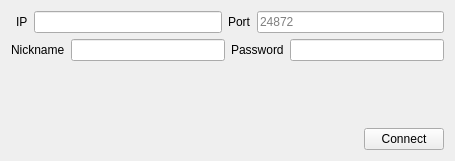
<?xml version="1.0" encoding="UTF-8"?>
<ui version="4.0">
 <class>IpConnect</class>
 <widget class="QWidget" name="IpConnect">
  <property name="geometry">
   <rect>
    <x>0</x>
    <y>0</y>
    <width>455</width>
    <height>161</height>
   </rect>
  </property>
  <property name="windowTitle">
   <string>IP Connect</string>
  </property>
  <layout class="QVBoxLayout" name="verticalLayout">
   <item>
    <layout class="QVBoxLayout" name="verticalLayout_3">
     <item>
      <layout class="QVBoxLayout" name="verticalLayout_2">
       <item>
        <layout class="QHBoxLayout" name="horizontalLayout">
         <property name="spacing">
          <number>0</number>
         </property>
         <property name="leftMargin">
          <number>0</number>
         </property>
         <item>
          <widget class="QWidget" name="ip_container" native="true">
           <layout class="QHBoxLayout" name="ip_layout">
            <property name="leftMargin">
             <number>5</number>
            </property>
            <property name="topMargin">
             <number>0</number>
            </property>
            <property name="rightMargin">
             <number>0</number>
            </property>
            <property name="bottomMargin">
             <number>0</number>
            </property>
            <item>
             <widget class="QLabel" name="label_2">
              <property name="text">
               <string>IP</string>
              </property>
             </widget>
            </item>
            <item>
             <widget class="QLineEdit" name="ip">
              <property name="toolTip">
               <string>&lt;html&gt;&lt;head/&gt;&lt;body&gt;&lt;p&gt;IPv4 address of the host&lt;/p&gt;&lt;/body&gt;&lt;/html&gt;</string>
              </property>
              <property name="maxLength">
               <number>16</number>
              </property>
             </widget>
            </item>
            <item>
             <widget class="QLabel" name="label_3">
              <property name="text">
               <string>Port</string>
              </property>
             </widget>
            </item>
            <item>
             <widget class="QLineEdit" name="port">
              <property name="toolTip">
               <string>&lt;html&gt;&lt;head/&gt;&lt;body&gt;&lt;p&gt;Port number the host is listening on&lt;/p&gt;&lt;/body&gt;&lt;/html&gt;</string>
              </property>
              <property name="maxLength">
               <number>5</number>
              </property>
              <property name="placeholderText">
               <string>24872</string>
              </property>
             </widget>
            </item>
           </layout>
          </widget>
         </item>
        </layout>
       </item>
       <item>
        <layout class="QHBoxLayout" name="horizontalLayout_2">
         <item>
          <widget class="QLabel" name="label_5">
           <property name="text">
            <string>Nickname</string>
           </property>
          </widget>
         </item>
         <item>
          <widget class="QLineEdit" name="nickname">
           <property name="maxLength">
            <number>20</number>
           </property>
          </widget>
         </item>
         <item>
          <widget class="QLabel" name="label">
           <property name="text">
            <string>Password</string>
           </property>
          </widget>
         </item>
         <item>
          <widget class="QLineEdit" name="password"/>
         </item>
        </layout>
       </item>
      </layout>
     </item>
     <item>
      <spacer name="verticalSpacer">
       <property name="orientation">
        <enum>Qt::Vertical</enum>
       </property>
       <property name="sizeHint" stdset="0">
        <size>
         <width>20</width>
         <height>20</height>
        </size>
       </property>
      </spacer>
     </item>
     <item>
      <layout class="QHBoxLayout" name="horizontalLayout_3">
       <item>
        <spacer name="horizontalSpacer">
         <property name="orientation">
          <enum>Qt::Horizontal</enum>
         </property>
         <property name="sizeHint" stdset="0">
          <size>
           <width>40</width>
           <height>20</height>
          </size>
         </property>
        </spacer>
       </item>
       <item>
        <widget class="QPushButton" name="connect">
         <property name="text">
          <string>Connect</string>
         </property>
        </widget>
       </item>
      </layout>
     </item>
    </layout>
   </item>
  </layout>
 </widget>
 <resources/>
 <connections/>
</ui>
